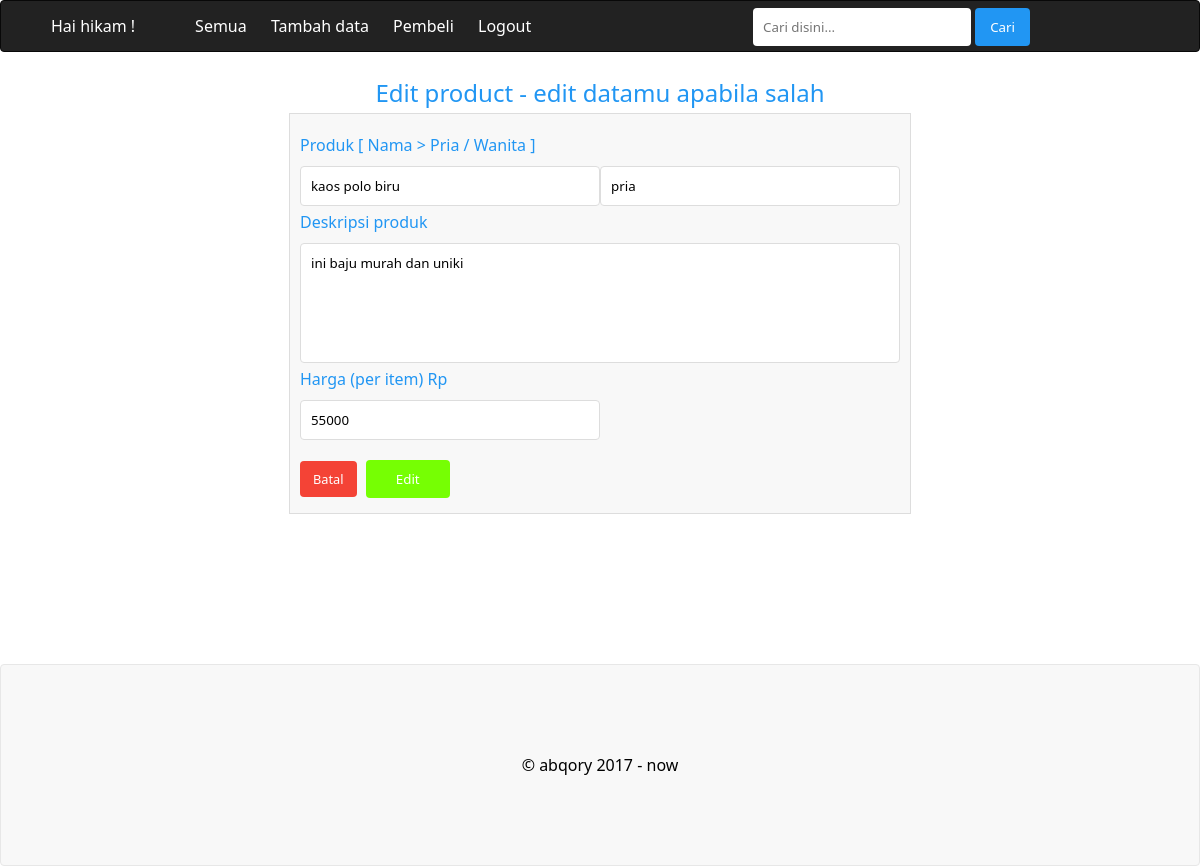
Page /admin/edit.php?id=7 (signed in) on the committed database.
### tables this page shows
CREATE TABLE `produk` (
  `id` int(11) NOT NULL,
  `nama` varchar(255) NOT NULL,
  `isi` text NOT NULL,
  `gambar` varchar(255) NOT NULL,
  `harga` int(13) NOT NULL,
  `tag` varchar(11) NOT NULL,
  `waktu` timestamp NOT NULL DEFAULT CURRENT_TIMESTAMP ON UPDATE CURRENT_TIMESTAMP
);

### admin/theme/fungsi.php (called while the page is built, shortened)
<?php
$conn = mysqli_connect('localhost','root','','datapro');
function detail($id){
	$query = "SELECT * FROM produk WHERE id = $id";
	return result($query);
}
function result($query){
	global $conn;
	if($result = mysqli_query($conn,$query)){
		return $result;
	}
}
 ?>

### admin/edit.php (the view, shortened to what this page needs)
<?php
require_once 'theme/view.php';
$id = $_GET['id'];
if(isset($_GET['id'])){
	$detail = detail($id);
	while($data = mysqli_fetch_assoc($detail)){
		$nama 	= $data['nama'];
		$isi 		= $data['isi'];
		$harga 	= $data['harga'];
		$tag 		= $data['tag'];
	}
}
 ?>
<div class="konten">
	<div class="label">
		Edit product - edit datamu apabila salah
	</div>
	<div class="addpost">
		<form method="post" enctype="multipart/from-data">
			<label>Produk [ Nama > Pria / Wanita ]</label>
				<input type="text" name="nama" placeholder="Nama barang" value="<?= $nama ?>">
				<input type="text" name="tag" placeholder="pria / wanita" value="<?= $tag ?>">
			<label>Deskripsi produk</label>
				<textarea name="isi" placeholder="Tulis spesifikasi produk disini..."><?= $isi ?></textarea>
			<label>Harga (per item) Rp</label>
				<input type="number" name="harga" placeholder="Harga barang" value="<?= $harga ?>">
			<label for=""></label>
				<a href="index.php" class="tmbl red" style="color: #fff;">Batal</a>
				<button type="submit" name="edit" class="green">Edit</button>
		</form>
	</div>
</div>

### admin/theme/style.css (style rules this page uses)
* { margin: 0; padding: 0; font-family: "Segoe UI", sans-serif; max-width: 100% !important; }
body { font-size: 16px; background-color: #fff; }
a { text-decoration: none; }
.tmbl { padding: 9px 13px; border: none; font-size: 0.8em; border-radius: 4px; }
.konten { width: 860px; margin: 0 auto; }
.label { font-weight: normal; margin: 0px 0px 0px 0px; padding: 4px; font-size: 1.5em; display: block; text-align: center; color: #2196f3; margin-bottom: 0px; }
.green { background-color: #76FF03; }
.red { background-color: #F44336; }
.addpost { background-color: #f8f8f8; border: 1px solid #ddd; width: 600px; padding: 10px; margin: 0 auto; overflow: hidden; margin-bottom: 20px; }
.addpost label { display: block; padding: 5px 0px; margin: 5px 0px; color: #2196f3; clear: both; }
.addpost input, .addpost textarea { width: 50%; border: 1px solid #ddd; padding: 10px; border-radius: 4px; box-sizing: border-box; float: left; background-color: white; }
.addpost textarea { resize: none; width: 100%; height: 120px; max-width: 100%; }
.addpost button { padding: 10px 30px; margin: 5px; color: white; border: none; border-radius: 4px; cursor: pointer; }

### rows in the picture
produk: nama "kaos polo biru", tag "pria", isi "ini baju murah dan uniki", harga "55000"

### other values in the picture
$_SESSION['nama'] "hikam"
